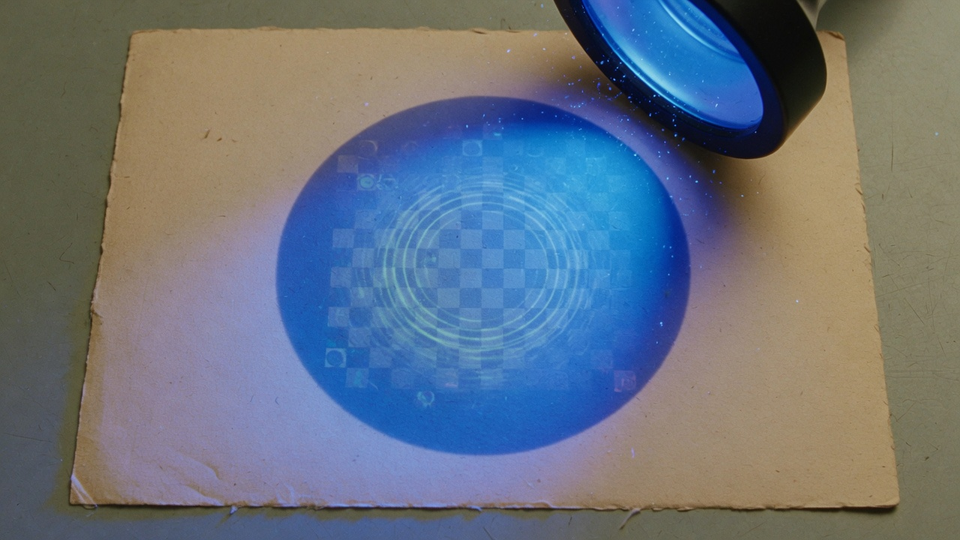
#> input picture examples/specimen-hello.png, 960 x 540 px
$ python -i container.py   (imports and definitions only)
#> lines starting #> are read from the running program, lines starting #| are printed output that depends on the picture
"""Keyless container text: PNG tEXt/zTXt/iTXt, JPEG COM, EXIF comments."""

from __future__ import annotations

import struct
import zlib
from io import BytesIO

import numpy as np
from PIL import Image, ImageOps
from PIL.ExifTags import TAGS

PREFERRED_KEYS = {
    "comment",
    "description",
    "watermark",
    "message",
    "text",
    "usercomment",
    "imagedescription",
    "copyright",
    "xpcomment",
    "artist",
    "flag",
    "hint",
    "secret",
    "payload",
    "hidden",
    "note",
    "key",
}
SKIP_KEYS = {
    "software",
    "signature",
    "creation time",
    "interlace",
    "color type",
    "gamma",
    "chromaticity",
    "pixels per unit, x axis",
    "pixels per unit, y axis",
    "pixel units",
    "srgb",
}

PNG_MAGIC = b"\x89PNG\r\n\x1a\n"
JPEG_MAGIC = b"\xff\xd8"
LOSSY_NOTES = (
    "JPEG spatial LSB is not a v1 path. Comments and EXIF can still print. "
    "Spatial LSB usually dies after JPEG."
)


_MP3_SR = {
    3: (44100, 48000, 32000),
    2: (22050, 24000, 16000),
    0: (11025, 12000, 8000),
}
_MP3_BR = {
    (3, 3): (0, 32, 64, 96, 128, 160, 192, 224, 256, 288, 320, 352, 384, 416, 448, 0),
    (3, 2): (0, 32, 48, 56, 64, 80, 96, 112, 128, 160, 192, 224, 256, 320, 384, 0),
    (3, 1): (0, 32, 40, 48, 56, 64, 80, 96, 112, 128, 160, 192, 224, 256, 320, 0),
    (2, 3): (0, 32, 48, 56, 64, 80, 96, 112, 128, 144, 160, 176, 192, 224, 256, 0),
    (2, 2): (0, 8, 16, 24, 32, 40, 48, 56, 64, 80, 96, 112, 128, 144, 160, 0),
    (2, 1): (0, 8, 16, 24, 32, 40, 48, 56, 64, 80, 96, 112, 128, 144, 160, 0),
    (0, 3): (0, 32, 48, 56, 64, 80, 96, 112, 128, 144, 160, 176, 192, 224, 256, 0),
    (0, 2): (0, 8, 16, 24, 32, 40, 48, 56, 64, 80, 96, 112, 128, 144, 160, 0),
    (0, 1): (0, 8, 16, 24, 32, 40, 48, 56, 64, 80, 96, 112, 128, 144, 160, 0),
}


# [33 lines left out: functions _mp3_frame_len, looks_like_mp3, not called in this run]


def sniff_kind(data: bytes) -> str:
    if data.startswith(b"%PDF-"):
        return "pdf"
    if data.startswith(PNG_MAGIC):
        return "png"
    if data.startswith(JPEG_MAGIC):
        return "jpeg"
    if data.startswith(b"BM"):
        return "bmp"
    if data.startswith(b"GIF87a") or data.startswith(b"GIF89a"):
        return "gif"
    if data.startswith(b"RIFF") and len(data) >= 12 and data[8:12] == b"WEBP":
        return "webp"
    if data.startswith(b"RIFF") and len(data) >= 12 and data[8:12] == b"WAVE":
        return "wav"
    if data[:4] in (b"II*\x00", b"MM\x00*") or data[:4] == b"II+\x00":
        return "tiff"
    if data.startswith(b"fLaC"):
        return "flac"
    if looks_like_mp3(data):
        return "mp3"
    return "unknown"


def lsb_safe_kind(kind: str) -> bool:
    return kind in {"png", "bmp", "tiff"}


# [28 lines left out: function load_raw_rgb, not called in this run]


def container_candidates(data: bytes) -> list[tuple[str, str, str]]:
    """(layout_id, key_or_marker, text)."""
    kind = sniff_kind(data)
    found: list[tuple[str, str, str]] = []
    if kind == "png":
        found.extend(_png_text(data))
    if kind == "jpeg":
        found.extend(_jpeg_com(data))
    found.extend(_exif_text(data))
    return found


# [220 lines left out: functions _png_text, _parse_itxt, _jpeg_com, _exif_text, _exif_value_to_text, _latin_or_utf8 and 5 more, not called in this run]

>>> import cv2
>>> picture = cv2.imread('../../../examples/specimen-hello.png', cv2.IMREAD_GRAYSCALE)
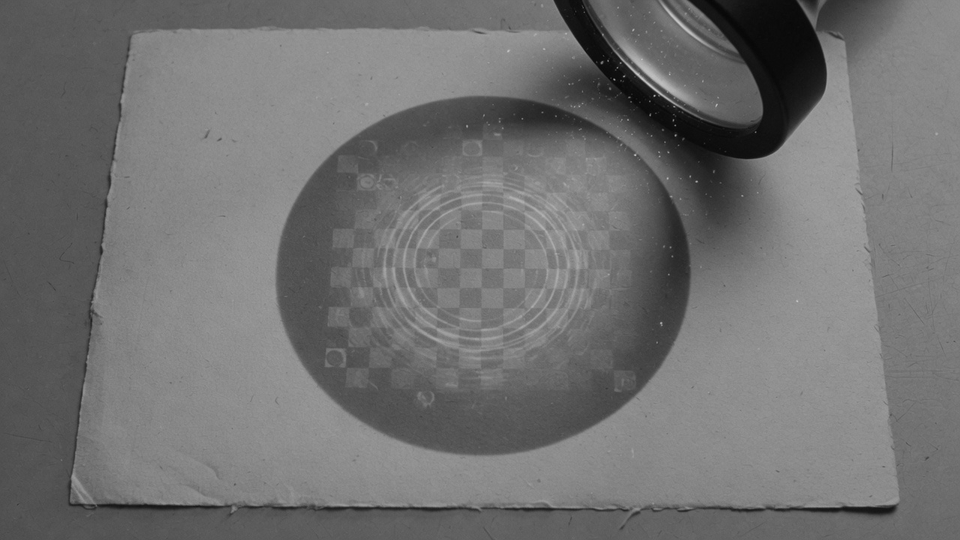
#> picture: shape (540, 960); min 6, max 200, mean 112.8
#> (the run stopped early here; a loop or call above may not have finished)
